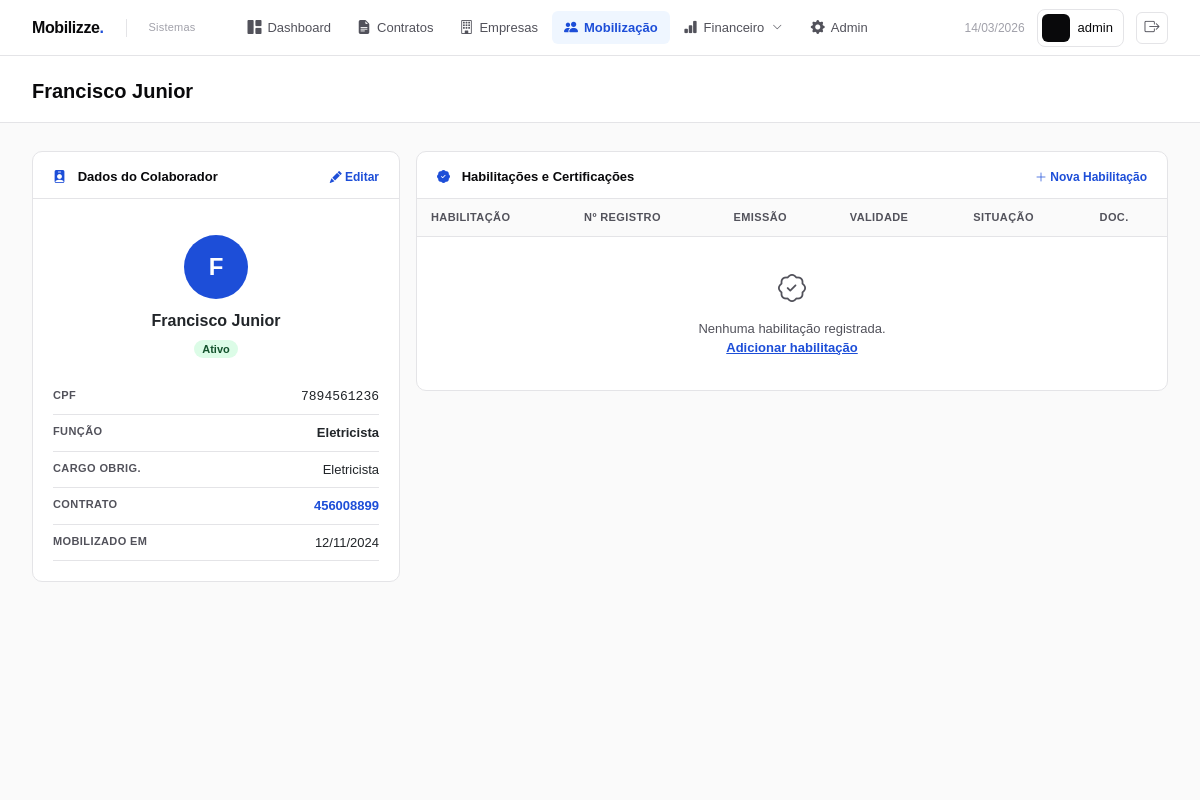
The page /mobilizacao/colaborador/5/ (signed in) on the database its author committed.
### mobilizacao/models.py (models this page shows, shortened)
class ColaboradorMobilizado(models.Model):
    STATUS = [
        ('mobilizado',    'Mobilizado — Ativo'),
        ('afastado',      'Afastado — Temporário'),
        ('ferias',        'Férias'),
        ('desmobilizado', 'Desmobilizado'),
        ('substituicao',  'Em Processo de Substituição'),
    ]
    contrato            = models.ForeignKey(Contrato, on_delete=models.CASCADE,
                                            related_name='colaboradores')
    cargo_obrigatorio   = models.ForeignKey(CargoObrigatorio,
                                            on_delete=models.SET_NULL,
                                            null=True, blank=True,
                                            related_name='colaboradores')
    nome_completo       = models.CharField(max_length=200)
    cpf                 = models.CharField(max_length=14)
    matricula_empresa   = models.CharField(max_length=30, blank=True)
    funcao              = models.CharField(max_length=100)
    data_mobilizacao    = models.DateField()
    data_desmobilizacao = models.DateField(null=True, blank=True)
    status              = models.CharField(max_length=20, choices=STATUS,
                                           default='mobilizado')
    observacao          = models.TextField(blank=True)
    class Meta:
        verbose_name        = 'Colaborador Mobilizado'
        verbose_name_plural = 'Colaboradores Mobilizados'
        ordering            = ['nome_completo']

class CargoObrigatorio(models.Model):
    contrato            = models.ForeignKey(Contrato, on_delete=models.CASCADE,
                                            related_name='cargos_obrigatorios')
    funcao              = models.CharField(max_length=100)
    cbo                 = models.CharField(max_length=10, blank=True)
    quantidade_minima   = models.PositiveIntegerField()
    is_critico          = models.BooleanField(
        default=False,
        verbose_name='Cargo Crítico',
        help_text='Cargo crítico paralisa a obra se estiver em déficit'
    )
    requer_habilitacao  = models.BooleanField(default=False)
    habilitacao_descricao = models.CharField(max_length=200, blank=True)
    observacao          = models.TextField(blank=True)
    class Meta:
        verbose_name        = 'Cargo Obrigatório'
        verbose_name_plural = 'Cargos Obrigatórios'

### contratos/models.py (models this page shows, shortened)
class Contrato(models.Model):
    AREAS = [
        ('mineracao',  'Mineração'),
        ('logistica',  'Logística'),
        ('energia',    'Energia'),
        ('engenharia', 'Engenharia'),
    ]
    MODALIDADES = [
        ('servico',      'Prestação de Serviço'),
        ('fornecimento', 'Fornecimento'),
        ('misto',        'Misto'),
    ]
    STATUS = [
        ('minuta',    'Minuta'),
        ('aprovacao', 'Em Aprovação'),
        ('vigente',   'Vigente'),
        ('suspenso',  'Suspenso'),
        ('encerrado', 'Encerrado'),
    ]
    numero_sap      = models.CharField(max_length=20, unique=True)
    objeto          = models.TextField()
    area            = models.CharField(max_length=20, choices=AREAS)
    modalidade      = models.CharField(max_length=20, choices=MODALIDADES)
    status          = models.CharField(max_length=20, choices=STATUS,
                                       default='minuta')
    empresa         = models.ForeignKey(Empresa, on_delete=models.PROTECT,
                                        related_name='contratos')
    gestor_tecnico  = models.ForeignKey(User, on_delete=models.PROTECT,
                                        related_name='contratos_tecnicos')
    gestor_admin    = models.ForeignKey(User, on_delete=models.PROTECT,
                                        related_name='contratos_admin')
    valor_original  = models.DecimalField(max_digits=15, decimal_places=2)
    valor_atual     = models.DecimalField(max_digits=15, decimal_places=2)
    data_assinatura     = models.DateField()
    data_inicio         = models.DateField()
    data_termino        = models.DateField()
    data_termino_atual  = models.DateField()
    criado_em       = models.DateTimeField(auto_now_add=True)
    atualizado_em   = models.DateTimeField(auto_now=True)
    criado_por      = models.ForeignKey(User, on_delete=models.PROTECT,
                                        related_name='contratos_criados',
                                        null=True)
    class Meta:
        verbose_name        = 'Contrato'
        verbose_name_plural = 'Contratos'
        ordering            = ['-criado_em']

### mobilizacao/views.py (the view)
@login_required
def colaborador_detalhe(request, pk):
    colab        = get_object_or_404(
        ColaboradorMobilizado.objects.select_related(
            'contrato', 'cargo_obrigatorio'
        ), pk=pk
    )
    habilitacoes = colab.habilitacoes.all()
    hoje         = date.today()
    context = {
        'colab':        colab,
        'habilitacoes': habilitacoes,
        'hoje':         hoje,
    }
    return render(request, 'mobilizacao/colaborador_detalhe.html', context)

### templates/mobilizacao/colaborador_detalhe.html (shortened to what this page needs)
{% extends 'base.html' %}
{% block page_title %}{{ colab.nome_completo }}{% endblock %}
{% block content %}
<div class="row g-3">
  <div class="col-lg-4">
    <div class="card">
      <div class="card-header-custom">
        <h6>
          <i class="bi bi-person-badge-fill"
             style="color:var(--vale-blue);margin-right:8px;"></i>
          Dados do Colaborador
        </h6>
        <a href="{% url 'mobilizacao:colaborador_editar' colab.pk %}"
           style="font-size:12px;color:var(--vale-blue);
                  text-decoration:none;font-weight:600;">
          <i class="bi bi-pencil-fill"></i> Editar
        </a>
      </div>
      <div class="card-body-custom" style="font-size:13px;">
        <div style="text-align:center;padding:16px 0 20px;">
          <div style="width:64px;height:64px;background:var(--vale-blue);
                      border-radius:50%;display:flex;align-items:center;
                      justify-content:center;margin:0 auto 10px;
                      font-size:24px;font-weight:700;color:#fff;">
            {{ colab.nome_completo|first|upper }}
          </div>
          <div style="font-size:16px;font-weight:700;">
            {{ colab.nome_completo }}
          </div>
          <div style="margin-top:6px;">
            {% if colab.status == 'mobilizado' %}
              <span class="badge-ok">Ativo</span>
            {% elif colab.status == 'afastado' %}
              <span class="badge-alerta">Afastado</span>
            {% elif colab.status == 'ferias' %}
              <span class="badge-info">Férias</span>
            {% elif colab.status == 'desmobilizado' %}
              <span style="background:#f1f5f9;color:#64748b;font-size:11px;
                           font-weight:600;padding:3px 8px;border-radius:20px;">
                Desmobilizado
              </span>
            {% endif %}
          </div>
        </div>
        <div class="detalhe-row">
          <span class="detalhe-label">CPF</span>
          <span style="font-family:monospace;">{{ colab.cpf }}</span>
        </div>
        <div class="detalhe-row">
          <span class="detalhe-label">Função</span>
          <span style="font-weight:600;">{{ colab.funcao }}</span>
        </div>
        <div class="detalhe-row">
          <span class="detalhe-label">Cargo Obrig.</span>
          <span>{{ colab.cargo_obrigatorio.funcao|default:"—" }}</span>
        </div>
        <div class="detalhe-row">
          <span class="detalhe-label">Contrato</span>
          <a href="{% url 'contratos:detalhe' colab.contrato.pk %}"
             style="color:var(--vale-blue);text-decoration:none;font-weight:600;">
            {{ colab.contrato.numero_sap }}
          </a>
        </div>
        <div class="detalhe-row">
          <span class="detalhe-label">Mobilizado em</span>
          <span>{{ colab.data_mobilizacao|date:"d/m/Y" }}</span>
        </div>
      </div>
    </div>
  </div>
  <div class="col-lg-8">
    <div class="card">
      <div class="card-header-custom">
        <h6>
          <i class="bi bi-patch-check-fill"
             style="color:var(--vale-blue);margin-right:8px;"></i>
          Habilitações e Certificações
        </h6>
        <a href="{% url 'mobilizacao:habilitacao_criar' colab.pk %}"
           style="font-size:12px;color:var(--vale-blue);
                  text-decoration:none;font-weight:600;">
          <i class="bi bi-plus-lg"></i> Nova Habilitação
        </a>
      </div>
      <div style="overflow-x:auto;">
        <table class="table-custom">
          <thead>
            <tr>
              <th>Habilitação</th>
              <th>Nº Registro</th>
              <th>Emissão</th>
              <th>Validade</th>
              <th>Situação</th>
              <th>Doc.</th>
            </tr>
          </thead>
          <tbody>
            {% for h in habilitacoes %}
            <tr {% if h.esta_vencida %}style="background:#fff5f5;"
                {% elif h.vence_em_breve %}style="background:#fffbeb;"{% endif %}>
              <td style="font-weight:600;">{{ h.descricao }}</td>
              <td style="font-family:monospace;font-size:12.5px;">
                {{ h.numero_registro|default:"—" }}
              </td>
              <td style="white-space:nowrap;">
                {{ h.data_emissao|date:"d/m/Y"|default:"—" }}
              </td>
              <td style="white-space:nowrap;font-weight:600;
                color:{% if h.esta_vencida %}#dc2626
                      {% elif h.vence_em_breve %}#d97706
                      {% else %}var(--gray-900){% endif %};">
                {{ h.data_validade|date:"d/m/Y"|default:"Sem vencimento" }}
              </td>
              <td>
                {% if h.esta_vencida %}
                  <span class="badge-critico">Vencida</span>
                {% elif h.vence_em_breve %}
                  <span class="badge-alerta">Vence em breve</span>
                {% else %}
                  <span class="badge-ok">Válida</span>
                {% endif %}
              </td>
              <td>
                {% if h.documento %}
                <a href="{{ h.documento.url }}"
                   target="_blank"
                   style="color:var(--vale-blue);font-size:15px;"
                   title="Ver documento">
                  <i class="bi bi-file-earmark-pdf-fill"></i>
                </a>
                {% else %}
                <span style="color:var(--gray-400);font-size:13px;">—</span>
                {% endif %}
              </td>
            </tr>
            {% empty %}
            <tr>
              <td colspan="6"
                  style="text-align:center;padding:32px;
                         color:var(--gray-600);font-size:13px;">
                <i class="bi bi-patch-check"
                   style="font-size:28px;display:block;margin-bottom:8px;"></i>
                Nenhuma habilitação registrada.
                <br>
                <a href="{% url 'mobilizacao:habilitacao_criar' colab.pk %}"
                   style="color:var(--vale-blue);font-weight:600;">
                  Adicionar habilitação
                </a>
              </td>
            </tr>
            {% endfor %}
          </tbody>
        </table>
      </div>
    </div>
  </div>
</div>
{% endblock %}

### templates/base.html (shortened to what this page needs)
<!DOCTYPE html>
<html lang="pt-br">
<head>
  <link href="https://cdn.jsdelivr.net/npm/bootstrap@5.3.3/dist/css/bootstrap.min.css" rel="stylesheet">
  <link href="https://cdn.jsdelivr.net/npm/bootstrap-icons@1.11.3/font/bootstrap-icons.min.css" rel="stylesheet">
</head>
<body>
<nav class="navbar-top">
  <a href="{% url 'contratos:dashboard' %}" class="nav-logo">
    <div class="nav-logo-mark">Mobilizze<span>.</span></div>
    <div class="nav-logo-sub">Sistemas</div>
  </a>
  <div class="nav-links">
    <a href="{% url 'contratos:dashboard' %}" class="nav-link-item
      {% if request.resolver_match.url_name == 'dashboard' %}active{% endif %}">
      <i class="bi bi-grid-1x2-fill"></i>
      <span>Dashboard</span>
    </a>
    <a href="{% url 'contratos:lista' %}" class="nav-link-item
      {% if request.resolver_match.url_name == 'lista' or request.resolver_match.url_name == 'detalhe' %}active{% endif %}">
      <i class="bi bi-file-earmark-text-fill"></i>
      <span>Contratos</span>
    </a>
    <a href="{% url 'empresas:lista' %}" class="nav-link-item
      {% if 'empresas' in request.path %}active{% endif %}">
      <i class="bi bi-building"></i>
      <span>Empresas</span>
    </a>
    <a href="{% url 'mobilizacao:painel' %}" class="nav-link-item
      {% if 'mobilizacao' in request.path %}active{% endif %}">
      <i class="bi bi-people-fill"></i>
      <span>Mobilização</span>
    </a>
    <div class="nav-dropdown">
      <a href="#" class="nav-link-item
        {% if 'financeiro' in request.path %}active{% endif %}"
        onclick="return false;">
        <i class="bi bi-bar-chart-fill"></i>
        <span>Financeiro</span>
        <i class="bi bi-chevron-down" style="font-size:10px;margin-left:2px;"></i>
      </a>
    <a href="/admin/" class="nav-link-item">
      <i class="bi bi-gear-fill"></i>
      <span>Admin</span>
    </a>
  </div>
  <div class="nav-right">
    <span class="nav-date">
      {% now "d/m/Y" %}
    </span>
    <div class="nav-user">
      <div class="avatar">
      </div>
      <span class="nav-user-name">
        {{ request.user.get_full_name|default:request.user.username }}
      </span>
    </div>
    <a href="{% url 'accounts:logout' %}" class="nav-logout" title="Sair">
      <i class="bi bi-box-arrow-right"></i>
    </a>
  </div>
</nav>
<div class="page-header">
  <div class="page-header-title">
    {% block page_title %}Dashboard{% endblock %}
  </div>
</div>
<main class="page-content">
  {% block content %}{% endblock %}
</main>
</body>
</html>

### rows shown on the page
ColaboradorMobilizado: nome_completo "Francisco Junior", nome_completo|first "F", cpf "7894561236", funcao "Eletricista", cargo_obrigatorio.funcao "Eletricista", contrato.numero_sap "456008899", data_mobilizacao "12/11/2024"

### other values the page prints
{{ request.user.get_full_name|default:request.user.username }} "admin"
